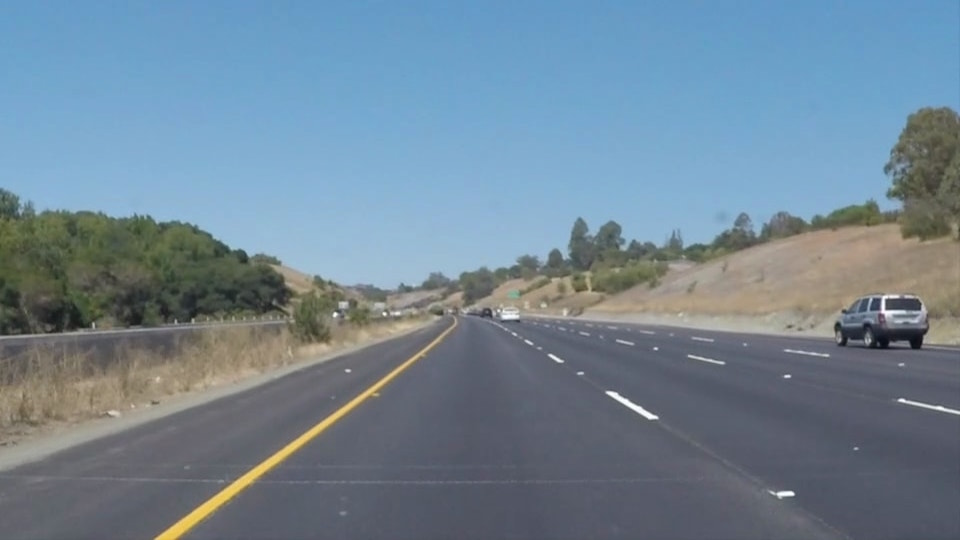
#> input picture solidYellowCurve.jpg, 960 x 540 px
$ python -i edge_detection.py   (imports and definitions only)
#> lines starting #> are read from the running program, lines starting #| are printed output that depends on the picture
#> further down, picture is the input picture: shape (540, 960, 3); mean B, G, R 149, 133.4, 113
import numpy as np
import pandas as pd
from scipy.ndimage import convolve, convolve1d

def rgb_to_gray(image, scale = 1):
    """Generate a gray scale image from an RGB(A) image."""
#> called with scale = 255
    return (np.dot(image[..., :3], [0.299, 0.587, 0.114]) * scale).astype(np.uint8)

def gaussian_kernel(size, sigma = 1.0):
    """Generate a Gaussian kernel with standard deviation = sigma within the interval [-size, size]."""
    kernel = np.fromfunction(
        lambda x, y: (1/ (2 * np.pi * sigma ** 2)) * np.exp(- ((x - (size - 1) / 2) ** 2 + (y - (size - 1) / 2) ** 2) / (2 * sigma ** 2)),
        (size, size)
    )
    return kernel / np.sum(kernel)

def gaussian_blur(image, kernel_size = 5, sigma = 1):
    """Apply Guassian Blurring to the image."""
#> called with kernel_size = 5, sigma = 1
    kernel = gaussian_kernel(kernel_size, sigma)
    return convolve(image, kernel)

def gaussian_derivative_kernel(size = 5, sigma = 1, order = 1):
    """Generate a 1D Gaussian derivative kernel."""
    if size % 2 == 0:
        size += 1
    kernel = np.fromfunction(
        lambda x: (x - (size - 1) / 2) * np.exp(-((x - (size - 1) / 2) ** 2) / (2 * sigma ** 2)),
        (size,)
    )
    kernel = (-1) ** order * kernel / (np.sqrt(2 * np.pi) * sigma ** 3)
    return kernel

# [5 lines left out: function apply_gradient_operator, not called in this run]

def gaussian_derivative_kernel_2d(size=5, sigma=1, order=(1, 0)):
    """Generate a 2D Gaussian derivative kernel."""
    if size % 2 == 0:
        size += 1

    kernel_x = np.fromfunction(
        lambda x, y: (x - (size - 1) / 2) * np.exp(-((x - (size - 1) / 2) ** 2 + (y - (size - 1) / 2) ** 2) / (2 * sigma ** 2)),
        (size, size)
    )

    kernel_y = np.transpose(kernel_x)

    kernel_x = (-1) ** order[0] * kernel_x / (2 * np.pi * sigma ** 4)
    kernel_y = (-1) ** order[1] * kernel_y / (2 * np.pi * sigma ** 4)

    return kernel_x, kernel_y

def apply_gradient_operator_2d(image, kernel=gaussian_derivative_kernel_2d()):
    """Apply the gradient operator to the image using the provided 2D kernels."""
    gradient_x = convolve(image, kernel[0], mode='reflect')
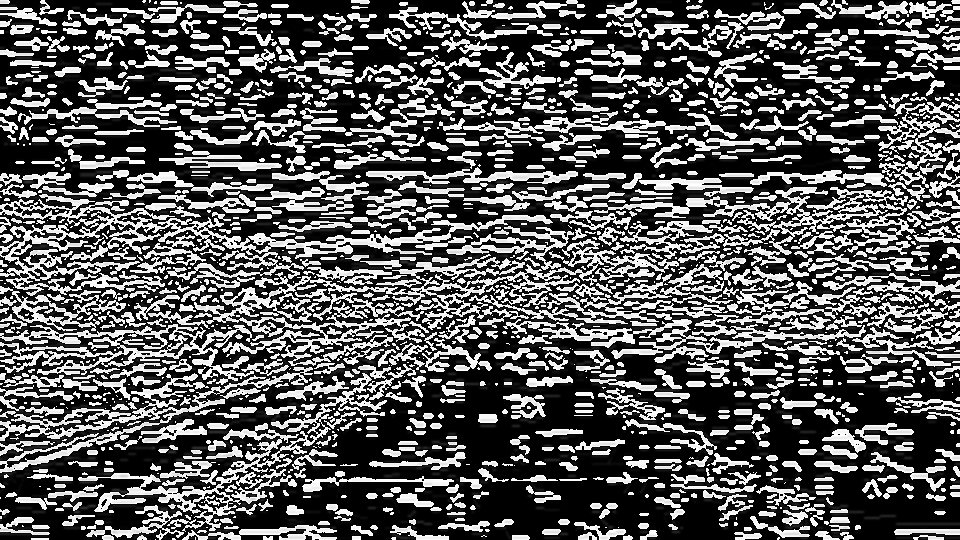
#> gradient_x: shape (540, 960); min 0, max 255, mean 89.9
    gradient_y = convolve(image, kernel[1], mode='reflect')
    return gradient_x, gradient_y

# [14 lines left out: function sobel_operator, not called in this run]

def non_max_suppression(gradient_x, gradient_y):
    """Apply non-max suppression (NMS) to the image using its gradient images."""
    gradient_magnitude = np.sqrt(gradient_x ** 2 + gradient_y ** 2)
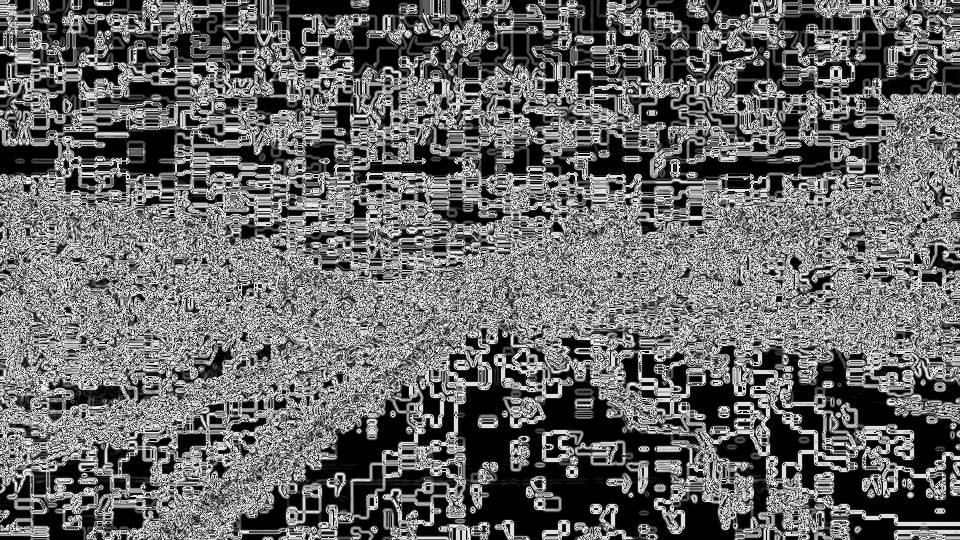
#> gradient_magnitude: shape (540, 960) float16; min 0, max 15.91, mean 6.48; drawn with min black and max white
#     print(np.max(gradient_magnitude))
    gradient_direction = np.arctan2(gradient_y, gradient_x)
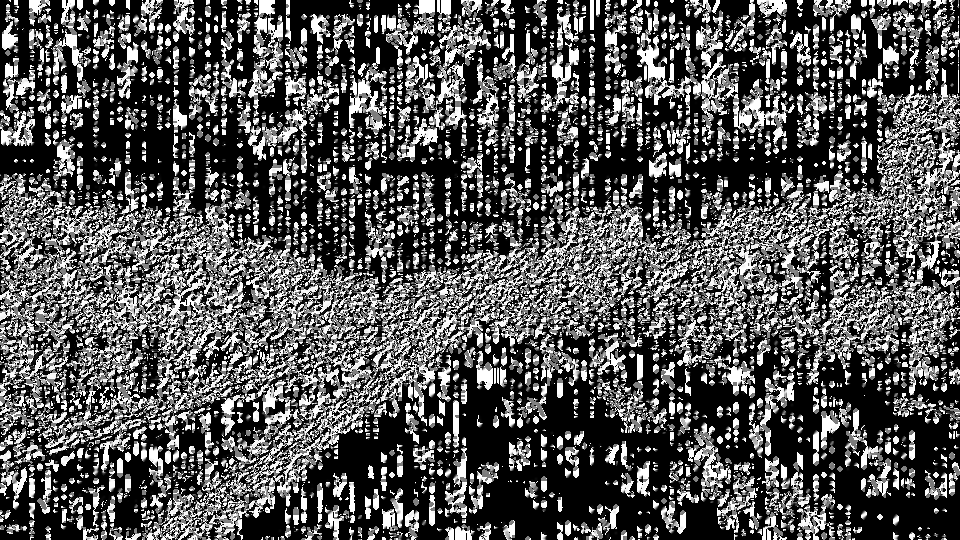
#> gradient_direction: shape (540, 960) float16; min 0, max 1.57, mean 0.533; drawn with min black and max white

    rows, cols = gradient_magnitude.shape
#> rows = 540; cols = 960
    result = np.zeros_like(gradient_magnitude, dtype=np.uint8)

    for i in range(1, rows - 2):
        j = np.arange(1, cols - 2)
        mag = gradient_magnitude[i, j]
        angle = gradient_direction[i, j] % np.pi

        t = np.abs(np.tan(angle))
        mask = (-1 < t) & (t < 1)

        x1, y1 = i - 1, (j[mask] - t[mask]).astype(np.int16)
        x2, y2 = i - 1, (j[mask] - t[mask] + 1).astype(np.int16)
        x3, y3 = i + 1, (j[mask] + t[mask] + 1).astype(np.int16)
        x4, y4 = i + 1, (j[mask] + t[mask]).astype(np.int16)

        c1 = (1 - t[mask]) * gradient_magnitude[x1, y1] + t[mask] * gradient_magnitude[x2, y2]
        c2 = (1 - t[mask]) * gradient_magnitude[x3, y3] + t[mask] * gradient_magnitude[x4, y4]
        mask2 = np.zeros_like(mask, dtype = bool)
        mask2[mask] = (mag[mask] >= c1) & (mag[mask] >= c2)
        result[i, j[mask2]] = mag[mask2]

        mask = (-1 >= t) | (t >= 1)

        t = 1 / t
        x1, y1 = (i - t[mask]).astype(np.int16), j[mask] - 1
        x2, y2 = (i - t[mask] + 1).astype(np.int16), j[mask] - 1
        x3, y3 = (i + t[mask] + 1).astype(np.int16), j[mask] + 1
        x4, y4 = (i + t[mask]).astype(np.int16), j[mask] + 1

        c1 = (1 - t[mask]) * gradient_magnitude[x1, y1] + t[mask] * gradient_magnitude[x2, y2]
        c2 = (1 - t[mask]) * gradient_magnitude[x3, y3] + t[mask] * gradient_magnitude[x4, y4]

        mask2 = np.zeros_like(mask, dtype = bool)
        mask2[mask] = (mag[mask] >= c1) & (mag[mask] >= c2)
        result[i, j[mask2]] = mag[mask2]
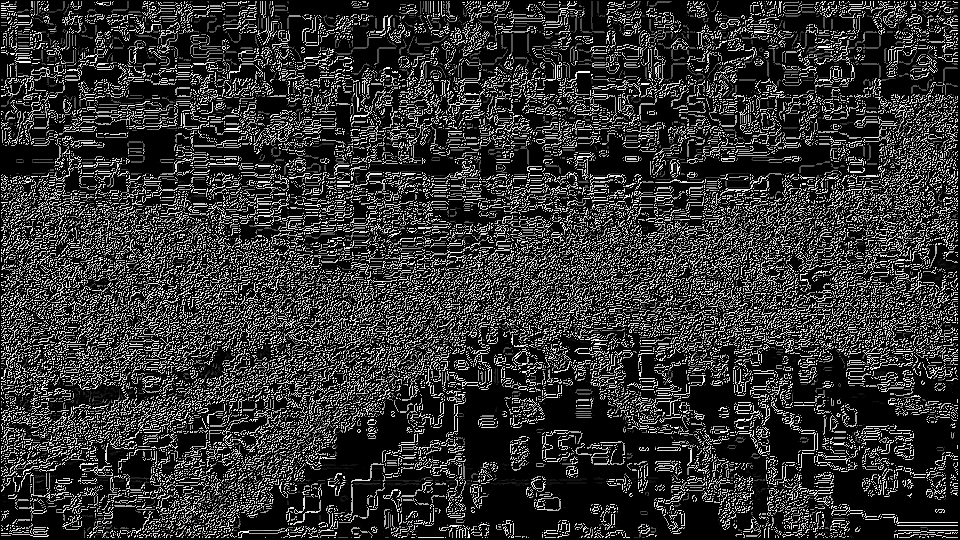
#> result: shape (540, 960); min 0, max 15, mean 2.95; drawn with min black and max white

    return result

def thinning_double_threshold(img, t1 = 1, t2 = 13):
    """Applying double threshold thinning algorithm to the image."""
#> called with t1 = 5, t2 = 12
    result = np.zeros_like(img)
    strong_edges = img >= t2
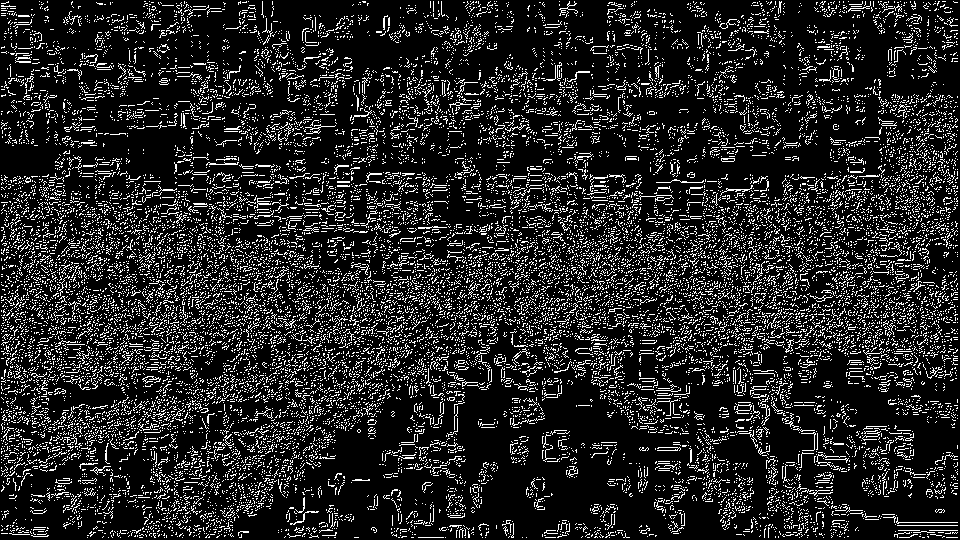
#> strong_edges: shape (540, 960) bool; 14.7% white in thin lines or dots
    weak_edges = (img >= t1) & (img < t2)
#> weak_edges: shape (540, 960) bool; 10.4% white in thin lines or dots

    result[strong_edges] = 255
    result[~(strong_edges | weak_edges)] = 0

    flg = 1
    p = 1
    while(flg == 1):
        p += 1
        flg = 0
#         print(np.sum(weak_edges))
        for i, j in np.argwhere(weak_edges):
            if np.any(strong_edges[i - 2 : i + 3, j - 2 : j + 3]):
                result[i, j] = 255
                strong_edges[i, j] = True
                weak_edges[i, j] = False
                flg = 1
            elif not np.any(strong_edges[i - 1 : i + 2, j - 1 : j + 2]):
                weak_edges[i, j] = False
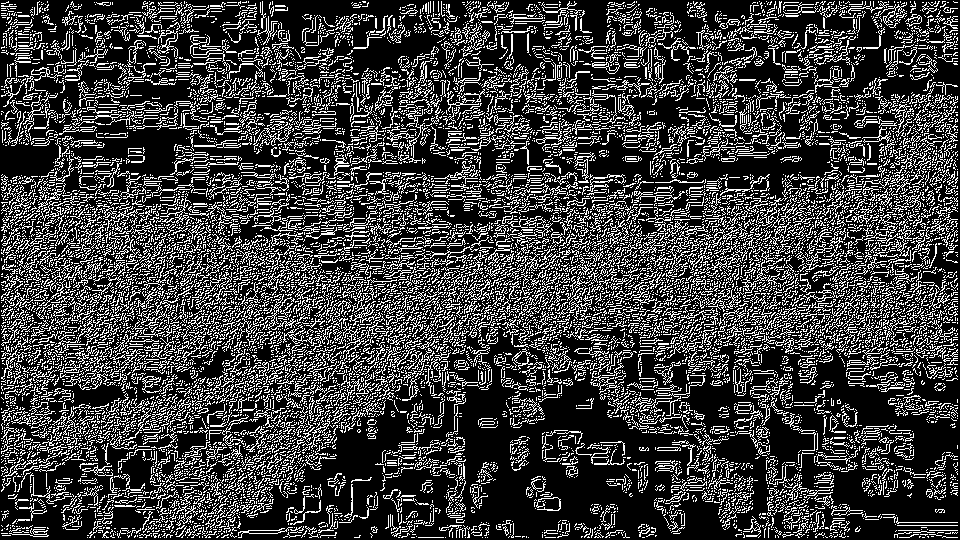
#> strong_edges: shape (540, 960) bool; 24.4% white in thin lines or dots
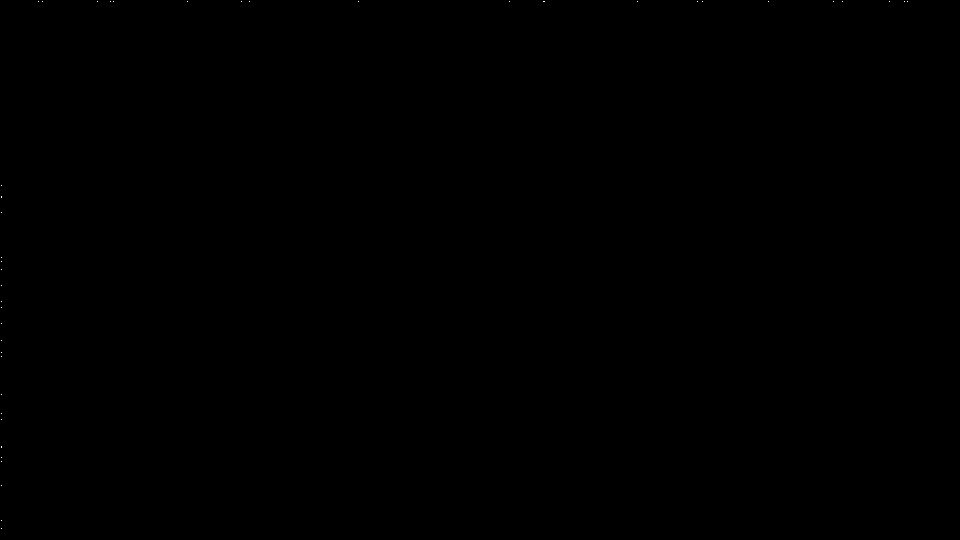
#> weak_edges: shape (540, 960) bool; 0.01% white in thin lines or dots

    return result

# [81 lines left out: functions get_neighbors, thinning_zhangsuen, not called in this run]

def calculate_angle_image(grad_x, grad_y):
    """Return the image whose elements are arctan(grad_y / grad_x)."""
    return np.arctan2(grad_y, grad_x)

def edge_detect(
    img,
    is_gray = False,
    blur_kernel_size = 5,
    blur_sigma = 1,
    dev_kernel_size = 9,
    dev_sigma = 0.4,
    lower_threshold = 5,
    upper_threshold = 12,
    sigma = 0.4,
    form = "png"
):
    scale = 255 if form == "png" else 1
    if not is_gray:
        img = rgb_to_gray(img, scale)
    img = gaussian_blur(img, kernel_size = blur_kernel_size, sigma = blur_sigma)

    gx, gy = apply_gradient_operator_2d(
        img,
        kernel = gaussian_derivative_kernel_2d(size = dev_kernel_size, sigma = dev_sigma)
    )

    nms = non_max_suppression(gx, gy)

    res = thinning_double_threshold(nms, lower_threshold, upper_threshold)
#> res: shape (540, 960); 24.4% white in thin lines or dots

    return res


# [66 lines left out: functions hough_transform, find_hough_peaks, not called in this run]


# [69 lines of commented-out code are left out]

>>> import cv2
>>> picture = cv2.imread('solidYellowCurve.jpg')
>>> result = edge_detect(picture)
